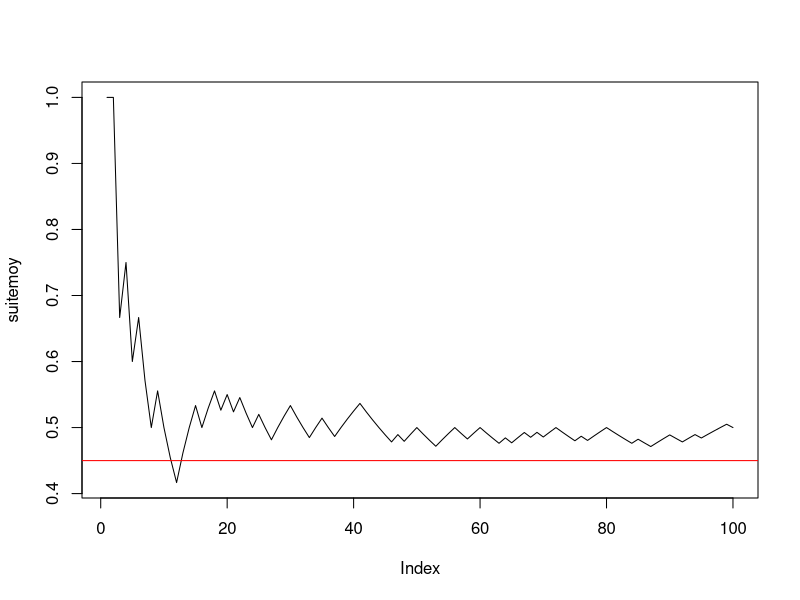

Generate this figure with R: (Note: this script raises an error after producing the figure.)

#--------question 1------------
n <- 100
p <- 0.45
x <- rbinom(n, 1, p)
#--------question 2------------
cumsum(x)
taille <- 1:n
suitemoy <- cumsum(x) / taille
#--------question 3------------
plot(suitemoy, type = "l")
abline(h = p, col = "red")

#------------Exercice 2------------------------



#--------question 1------------
n <- 100
mu <- -2
sigma <- 2
xg <- rnorm(n, mu, sigma)
#--------question 2------------
cumsum(xg)
rm(taille)
taille <- 1:n
rm(suitemoyg)
suitemoyg
suitemoyg <- cumsum(xg) / taille
#--------question 3------------
plot(suitemoyg, type = "l", ylim = c(-10, 6))
abline(h = mu, col = "red")


#------------Exercice 3------------------------

#---------question 1--------------------------
mu <- -2
sigma <- 2
n <- 5
x <- rnorm(n, mu, sigma) # echantillon de n tirages de X
(moyx <- mean(x)) # moyenne de l'échantillon de taille n x

#---------question 2--------------------------
(y <- rnorm(n, mu, sigma)) # second echantillon de n tirages de X
(moyy <- mean(y)) # moyenne de l'échantillon y
(rbind(x, y) -> M) # range les deux échantillons dans M à 2 lignes et n colonnes
rowMeans(M)

#---------question 3--------------------------
N <- 1000
Mdata <- matrix(rnorm(n * N, mu, sigma), ncol = n, byrow = T) # N échantillons de taille n disposés en lignes
dim(Mdata) # dimension de la matrice N lignes et n colonnes


#---------question 4--------------------------
(rowMeans(Mdata) -> moyennes) # calcule les moyennes pour les N, n-échantillons tirés.
apply(Mdata, MARGIN = 1, mean) # alternative pour effectuer les moyennes en ligne

#---------question 5--------------------------
mean(moyennes) # moyenne empirique des N réalisations de Xbar_n
sd(moyennes) * sqrt((length(moyennes) - 1) / length(moyennes)) # ecart-type empirique
sd(moyennes) # écart-type estimé sans biais = ecart-type empirique corrigé

#---------question 6--------------------------
hist(moyennes, prob = T, main = "Répartition de la moyenne empirique des Xi, i=1,....,n") # la répartition observée de Xbar_n
(abs <- seq(1.2 * min(moyennes), 1.2 * max(moyennes), (max(moyennes) - min(moyennes)) / 100))
points(abs, dnorm(abs, mu, sigma / sqrt(n)), col = 2, type = "l")
abline(v = mean(moyennes), col = 3, lty = "dashed") # moyenne de l'échantillon
abline(v = mu, col = 2) # moyenne théorique mu de la loi de Xbar
# belle adéquation de l'échantillon à la normale, que l'on peut verifier avec dte de Henry
qqnorm(moyennes) # les points sont presque alignés la loi de Xbar_n est donc bien normale
qqline(moyennes, col = 2) # autour de la droite rouge qui passe par les deux points
# (1er quartile theo de la centrée réduite,1er quartile empirique) et
# (3ieme quartile theo de la centrée réduite,3ieme quartile empirique)
# mean(echantillon) et écart-type empirique sd(échantillon)*sqrt((n-1)/n). e
# En effet si on ajoute la droite passant par ces deux points elle se confond
# avec qqline. droite de Henry

(x1 <- qnorm(0.25))
(x2 <- qnorm(0.75))
(y1 <- quantile(moyennes, 0.25, type = 1))
(y2 <- quantile(moyennes, 0.75, type = 1))
abline(y1 - (y2 - y1) * x1 / (x2 - x1), (y2 - y1) / (x2 - x1), col = 3) # droite de Henry

#----------question 7-------------------------
moyennecr <- sqrt(n) * (moyennes - mu) / sigma
hist(moyennecr, prob = T, main = "Répartition observée de la moyenne empirique centrée réduite")
(abscr <- seq(1.2 * min(moyennecr), 1.2 * max(moyennecr), (max(moyennecr) - min(moyennecr)) / 100))
points(abscr, dnorm(abscr), col = 2, type = "l")
abline(v = mean(moyennecr), col = 3, lty = "dashed") # moyenne empirique de l'échantillon
abline(v = 0, col = 2) # moyenne théorique  de la loi normale centrée réduite

qqnorm(moyennecr)
qqline(moyennecr) # droite de Henry

#-----------question 8------------
n <- 50
# puis réexecuter les lignes 67 à 107 : la loi reste gaussienne mais
# l'écart-type de Xbarn est plus petit avec n=50 qu'avec n=2
sd(moyennes)
sigma / sqrt(n)

n <- 2
# puis réexecuter les lignes 67 à 107 : LA LOI EST TOUJOURS GAUSSIENNE MEME AVEC n PETIT
# C'EST UNE PROPRIETES CARACTÉRISTIQUE DE LA LOI NORMALE MAIS QUI NE S'APPLIQUE PAS AUX AUTRES
# LOIS COMME PAR EX A LA BERNOULLI ==> VOIR EXO SUIVANT
sd(moyennes)
# l'écart type empirique est EN REVANCHE plus faible avec n=2 qu'avec n=50 :
# normal il estime sigma/sqrt(n) or :
sigma / sqrt(n)

#####################################################################################
# CE QU'IL FAUT RETENIR DE CET EXERCICE : LA LOI DE XBAR EST GAUSSIENNE SI L'ÉCHANTILLON EST
# GAUSSIEN ET DE TAILLE QUELCONQUE n. LE RESULTAT DU THEOREME CENTRAL LIMITE EST VRAI DANS CE CAS
# POUR TOUT n ET PAS SEULEMENT POUR n GRAND
###################################################################################

###################################################
#------------Exercice 4------------------------
###################################################

#---------question 1--------------------------
p <- 0.45
n <- 5
N <- 100
rm(Mdata) # efface l'objet précedemment créé Mdata

Mdata <- matrix(rbinom(n * N, 1, p), ncol = n, byrow = T) # N échantillons de taille n disposés en lignes
dim(Mdata) # dimension de la matrice N lignes et n colonnes

(rowMeans(Mdata) -> moyennes) # calcule les moyennes pour les N, n-échantillons tirés.


mean(moyennes) # moyenne empirique des N réalisations de Xbar_n
sd(moyennes) * sqrt((length(moyennes) - 1) / length(moyennes)) # ecart-type empirique
sd(moyennes) # écart-type estimé sans biais = ecart-type empirique corrigé

#---------histogramme de xbar_n--------------------------
hist(moyennes, prob = T, ylim = c(0, max(dnorm(p, p, sqrt(p * (1 - p) / n)), 4)), main = "Répartition de la moyenne empirique des Xi, i=1,....,n") # la répartition observée de Xbar_n
(abs <- seq(.8 * min(moyennes), 1.2 * max(moyennes), (max(moyennes) - min(moyennes)) / 100))
points(abs, dnorm(abs, p, sqrt(p * (1 - p) / n)), col = 2, type = "l")
abline(v = mean(moyennes), col = 3, lty = "dashed") # moyenne de l'échantillon
abline(v = p, col = 2) # moyenne théorique mu de la loi de Xbar
qqnorm(moyennes) # vraiment pas gaussien !
qqline(moyennes, col = 2)
# AUCUNE ADEQUATION  de l'échantillon à la normale CAR n EST TROP PETIT ET LE TCL N'EST
# PAS VERIFIE. ON REFAIT LA SIMUL AVEC n=200 :

n <- 200
# puis réeéxuter les lignes 142 à 161

# EUREKA CA MARCHE BEAUCOUP MIEUX ET ON A BIEN UNE REPARTITION GAUSSIENNE CAR n EST SUFFISAMMENT GRAND POUR
# QUE LE TCL SOIT VERIFIE !
######################################

qqnorm(moyennes)
qqline(moyennes, col = "red")

# Si on augmente N on améliore l'estimation de la densité de Xbarn par l'histogramme
# des N réalisations de Xbarn mais si n est petit on n'observe pas un histogramme
# ressemblant à une gaussienne puisque le TCL ne s'applique que si n est assez grand.
# Essayer avec
N <- 1000
n <- 4
# puis lignes 142 à 159.
N <- 1000
n <- 100
# puis lignes 142 à 159.
